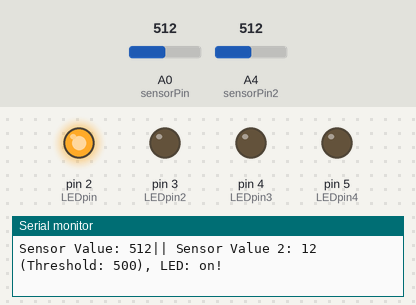
Recording of a sketch running on a simulated Arduino Uno, built with avr-gcc and run on an emulated ATmega328P. Parts: output pins drawn as LEDs (lit = HIGH), the last lines printed to the serial monitor. Dashed ring = blinking. Inputs (shaded band) come from the test bench; at power-on: A4 (sensorPin2) = 512, A0 (sensorPin) = 512.

Above: at 1.2 s.
1.3 s: A4 (sensorPin2) set to 710
At 1.7 s:
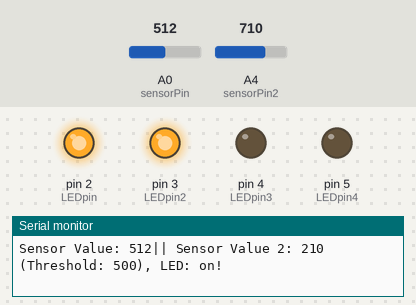
2.8 s: A0 (sensorPin) set to 900
At 3.37 s:
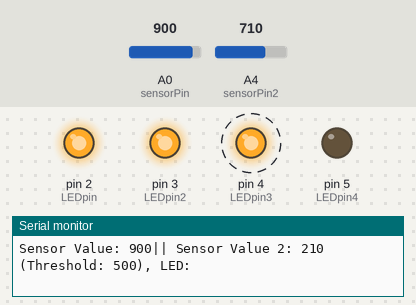
5.8 s: A4 (sensorPin2) set to 490
At 7.3 s:
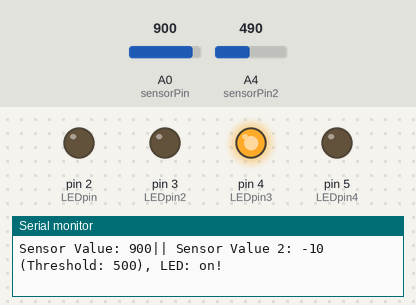
7.6 s: A0 (sensorPin) set to 790
At 8.0 s:
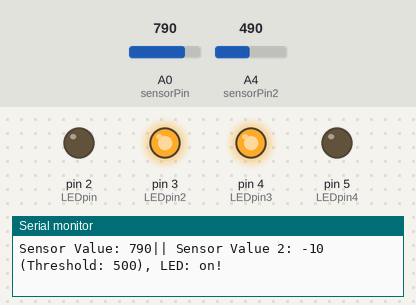
9.1 s: A0 (sensorPin) set to 690
At 9.8 s:
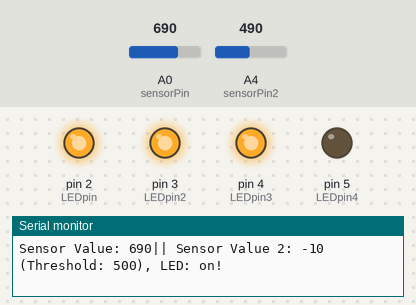
12.1 s: A4 (sensorPin2) set to 716
At 13.4 s:
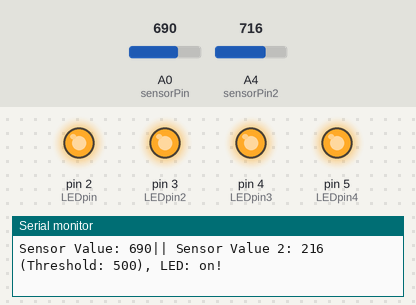
Timing chart, 0 to 15.1 s (numbered marks = the images above; inputs shaded):
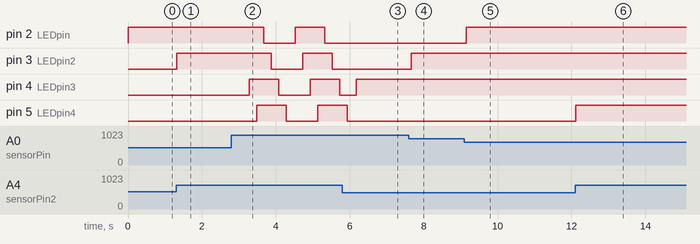

Measured:
- after the input at 1.3 s, pin 3 (LEDpin2): LOW → HIGH at once
- after the input at 2.8 s, pin 2 (LEDpin): HIGH → LOW after 0.88 s, → HIGH 0.85 s later, → LOW 0.80 s later; pin 3 (LEDpin2): HIGH → LOW after 1.1 s, → HIGH 0.85 s later, → LOW 0.80 s later
- after the input at 5.8 s, pin 2 (LEDpin): stays LOW (without the input it goes to HIGH after 0.38 s); pin 3 (LEDpin2): stays LOW (without the input it goes to HIGH after 0.58 s); pin 5 (LEDpin4): goes on until 5.9 s, then stays LOW
- after the input at 7.6 s, pin 3 (LEDpin2): LOW → HIGH after 0.06 s
- after the input at 9.1 s, pin 2 (LEDpin): LOW → HIGH after 0.05 s
- after the input at 12.1 s, pin 5 (LEDpin4): LOW → HIGH at once

The sketch:

Silent_Roar_Screaming_LEDs.ino
```cpp
/*

Silent Roar : Screaming LEDs
Joshua Jacob Pothen

Credits:
FSR Workshop - Experiment 1: Analog Mapping - 1 Sensor Value
 https://github.com/DigitalFuturesOCADU/CC2024/blob/main/experiment1/analogThreshold_1value/analogThreshold_1value.ino
*/


// initialize variables
int sensorValue = 0;
int sensorValue2 = 0;
int sensorPin = A0;
int sensorPin2 = A4;
int LEDpin = 2;
int LEDpin2 = 3;
int LEDpin3 = 4;
int LEDpin4 = 5;

//threshold initialization and setup
int threshold = 500;
int threshold2 = 700;
int threshold3 = 800;
int threshold4 = 900;
int maxThreshold = 1100;
int CombSensorValue = 0;

void setup() {
  // initialize serial communication:
  Serial.begin(9600);
  //Set LED pins as outputs
  pinMode(LEDpin, OUTPUT);
  pinMode(LEDpin2, OUTPUT);
  pinMode(LEDpin3, OUTPUT);
  pinMode(LEDpin4, OUTPUT);
}

void loop() {
  // read light sensor pin and store value in a variable:
  sensorValue = analogRead(sensorPin);
  sensorValue2 = analogRead(sensorPin2)-500; //CALIBERATED BASED ON NEED(Soft Calibration)

 //Creates a combined output value for both sensor inputs
  CombSensorValue = (sensorValue + sensorValue2);

  //prints sensor input data on the serial monitor
  Serial.print("Sensor Value: ");
  Serial.print(sensorValue);
  Serial.print("|| Sensor Value 2: ");
  Serial.print(sensorValue2);
  Serial.print(" (Threshold: ");
  Serial.print(threshold);
  Serial.print("), LED: ");

//max threshold block, activates when max threshold is true
//strobe is activated
  if (CombSensorValue > maxThreshold ){
      digitalWrite(LEDpin, HIGH);
      delay (200);
      digitalWrite(LEDpin2, HIGH);
      delay (200);
      digitalWrite(LEDpin3, HIGH);
      delay (200);
      digitalWrite(LEDpin4, HIGH);
      delay (200);
       digitalWrite(LEDpin, LOW);
      delay (200);
      digitalWrite(LEDpin2, LOW);
      delay (200);
        digitalWrite(LEDpin3, LOW);
      delay (200);
      digitalWrite(LEDpin4, LOW);
      delay (200);
  }
  //threshold 4 - lights up last string of LEDs
   else if ((CombSensorValue < maxThreshold) && (CombSensorValue > threshold4)){
      digitalWrite(LEDpin4, HIGH);
      Serial.println("on!");
   }
   //threshold 3 - lights up 3rd string of LEDs
   else if ((CombSensorValue < threshold4) && (CombSensorValue > threshold3)){
      // set analog output accordingly
      digitalWrite(LEDpin3, HIGH);
      Serial.println("on!");
   }
   //threshold 2 - lights up 2nd string of LEDs
  else if ((CombSensorValue < threshold3) && (CombSensorValue > threshold2)){
      // set analog output accordingly
      digitalWrite(LEDpin2, HIGH);
      Serial.println("on!");
  }
  //threshold 1 - lights up 1st string of LEDs
  else if ((CombSensorValue < threshold2) && (CombSensorValue > threshold)){
      // set analog output accordingly
      digitalWrite(LEDpin, HIGH);
      Serial.println("on!");
  }
  else {
    //sets state of LED lights to false or off
    digitalWrite(LEDpin, LOW);
    digitalWrite(LEDpin2, LOW);
    digitalWrite(LEDpin3, LOW);
    digitalWrite(LEDpin4, LOW);
    Serial.println("off");
  }

  // delay between readings:
  delay(50);
}
```
